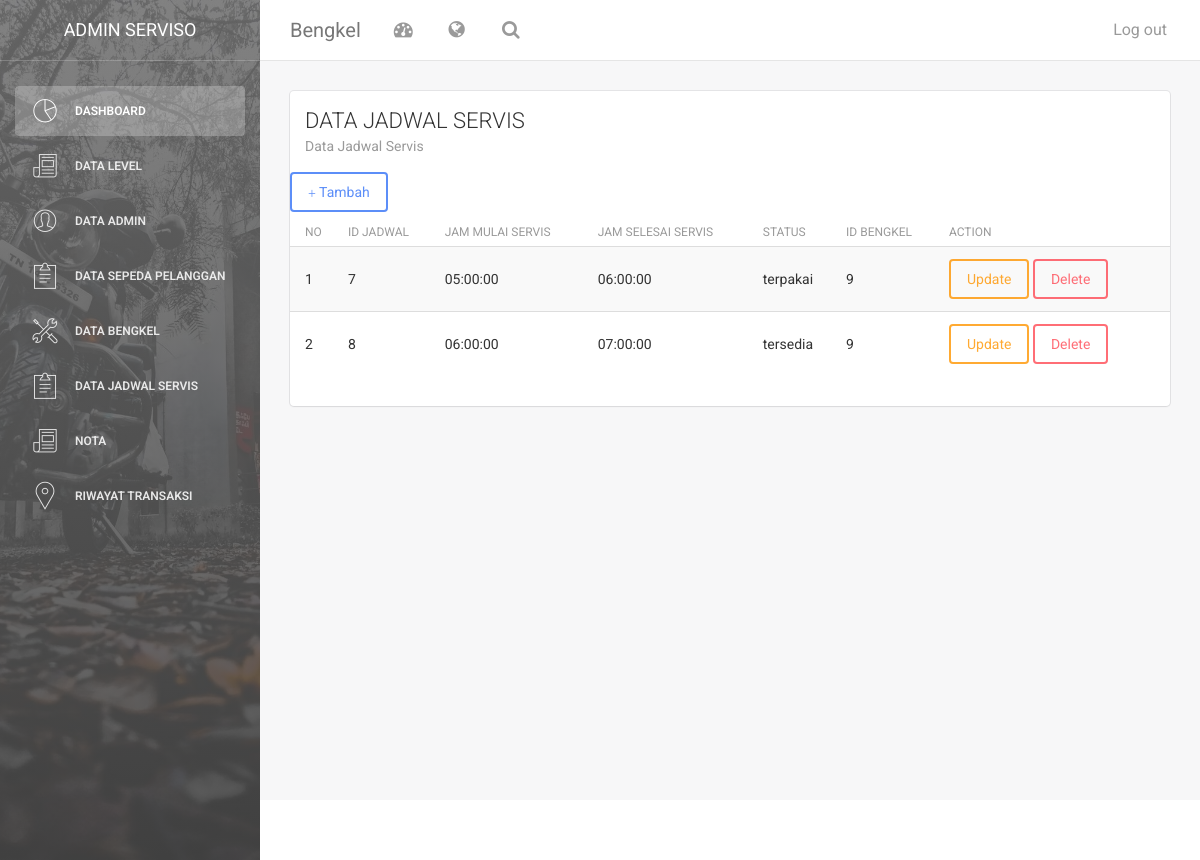
Page /index.php/jadwal on the committed database.
### tables this page shows
CREATE TABLE `jadwal` (
  `id_jadwal` int(50) NOT NULL,
  `jadwal_mulai` time NOT NULL,
  `jadwal_selesai` time NOT NULL,
  `id_bengkel` int(11) NOT NULL,
  `status` varchar(10) NOT NULL
);

CREATE TABLE `bengkel` (
  `id_bengkel` int(50) NOT NULL,
  `stok` int(50) NOT NULL,
  `deskripsi` text NOT NULL,
  `alamat` text NOT NULL,
  `jadwal` time DEFAULT NULL,
  `jam_tutup` time NOT NULL,
  `nama_bengkel` varchar(225) NOT NULL,
  `foto` text NOT NULL
);

### application/controllers/jadwal.php (called while the page is built, shortened)
<?php
class jadwal extends CI_Controller {
        public function __construct()
        {
          $this->load->model('jadwal_m');
          $this->load->library('form_validation');
      }
	public function index()
	{
        $data['konten']="v_jadwal";
        $this->load->model('bengkel_m', 'beng');
		$data['data_bengkel']=$this->beng->get_bengkel();
        $this->load->model('jadwal_m');
        $data['arr']=$this->jadwal_m->get_jadwal();
        $this->load->view('dashboard',$data, FALSE);
        }
    }

### index.php (called while the page is built, shortened)
<?php
require_once BASEPATH.'core/CodeIgniter.php';

### application/models/jadwal_m.php (called while the page is built, shortened)
<?php
class jadwal_m extends CI_Model {
	public function get_jadwal()
	{
       $arr= $this->db->join('bengkel','bengkel.id_bengkel=jadwal.id_bengkel')
                        ->get('jadwal')->result();
                        return $arr;
    }
}

### application/views/v_jadwal.php (the view, shortened to what this page needs)
<div class="content">
            <div class="container-fluid">
                <div class="row">
                    <div class="col-md-12">
                        <div class="card">
                            <div class="header">
                            <h4 class="title">DATA JADWAL SERVIS</h4>
                                <p class="category">Data Jadwal Servis</p>
                            </div>
                            <div class="content table-responsive table-full-width">
                                <table class="table table-hover table-striped">
                                <a href="#tambah" class="btn btn-primary" data-toggle="modal"><span class="glyphicon glyphicon-plus"></span> Tambah</a>
                                    <thead>
                                        <th>NO</th>
                                        <th>ID JADWAL</th>
                                        <th>JAM MULAI SERVIS</th>
                                        <th>JAM SELESAI SERVIS</th>
                                        <th>STATUS</th>
                                        <th>ID BENGKEL</th>
                                        <th>ACTION</th>
                                    </thead>
                                    <?php
                                     $no=0;
                                 foreach ($arr as $dt_jadwal) {
                                    $no++;
                                        echo '<tr>
                                <td>'.$no.'</td>
                                <td>'.$dt_jadwal->id_jadwal.'</td>
                                <td>'.$dt_jadwal->jadwal_mulai.'</td>
                                <td>'.$dt_jadwal->jadwal_selesai.'</td>
                                <td>'.$dt_jadwal->status.'</td>
                                <td>'.$dt_jadwal->id_bengkel.'</td>
                                <td><a href="#update_jadwal" class="btn btn-warning" data-toggle="modal" onclick="tm_detail('.$dt_jadwal->id_jadwal.')">Update</a>
                                <a href="'.base_url('index.php/jadwal/hapus_jadwal/'.$dt_jadwal->id_jadwal).'" onclick="return confirm(\'anda yakin?\')" class="btn btn-danger">Delete</a></td>
                             </tr>';
                                }
                                ?>
                                </table>
    </div>
  </div>
</div>
                            </div>
                        </div>
                    </div>
                </div>
            </div>
        <footer class="footer">
            <div class="container-fluid">
                <nav class="pull-left">
                    <ul>
                        <li>
                            <a href="#">
                            </a>
                        </li>
                        <li>
                            <a href="#">
                            </a>
                        </li>
                        <li>
                            <a href="#">
                            </a>
                        </li>
                    </ul>
                </nav>
            </div>
        </footer>

### rows in the picture
jadwal: id_jadwal "7", jadwal_mulai "05:00:00", jadwal_selesai "06:00:00", status "terpakai", id_bengkel.id_bengkel "9"
jadwal: id_jadwal "8", jadwal_mulai "06:00:00", jadwal_selesai "07:00:00", status "tersedia", id_bengkel.id_bengkel "9"
